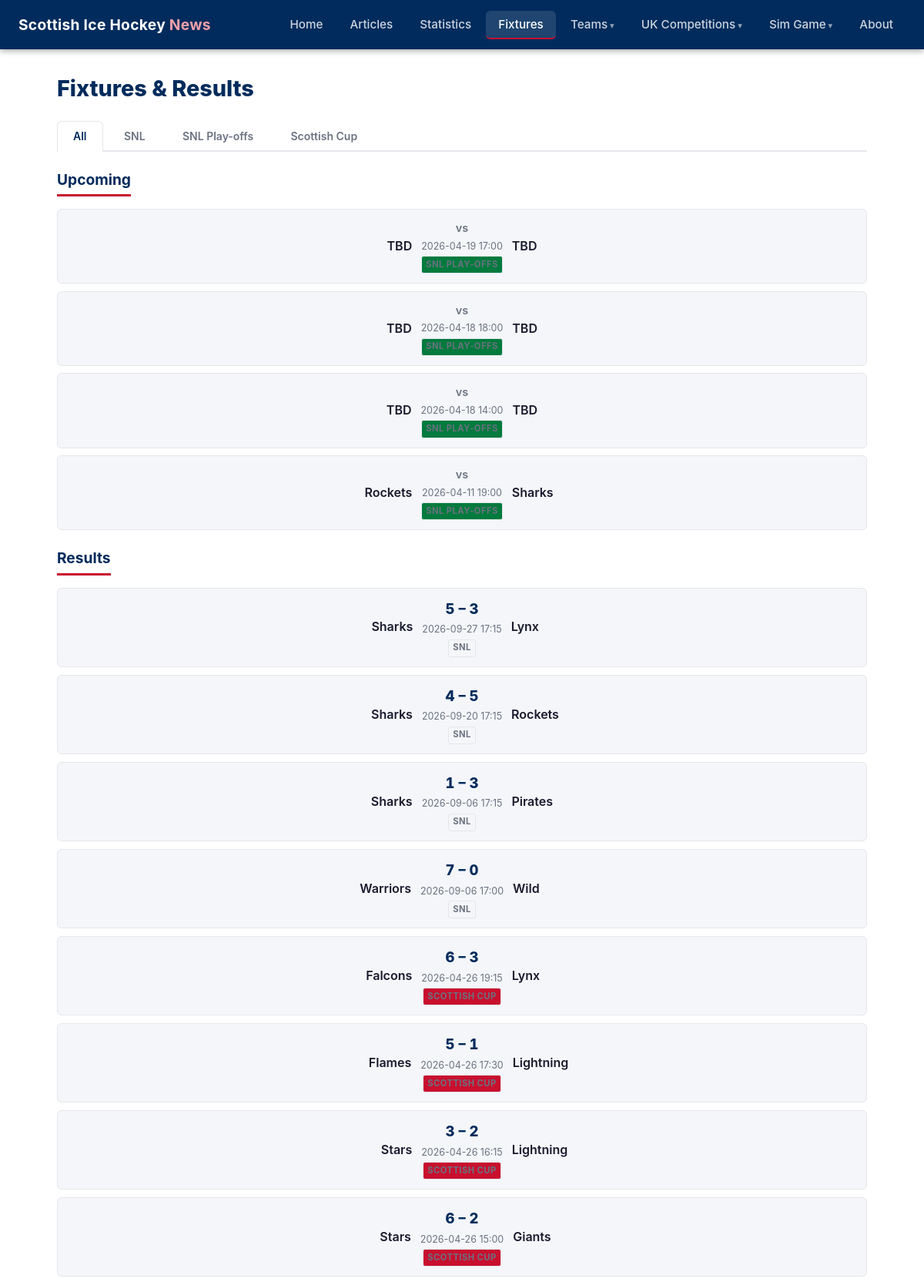
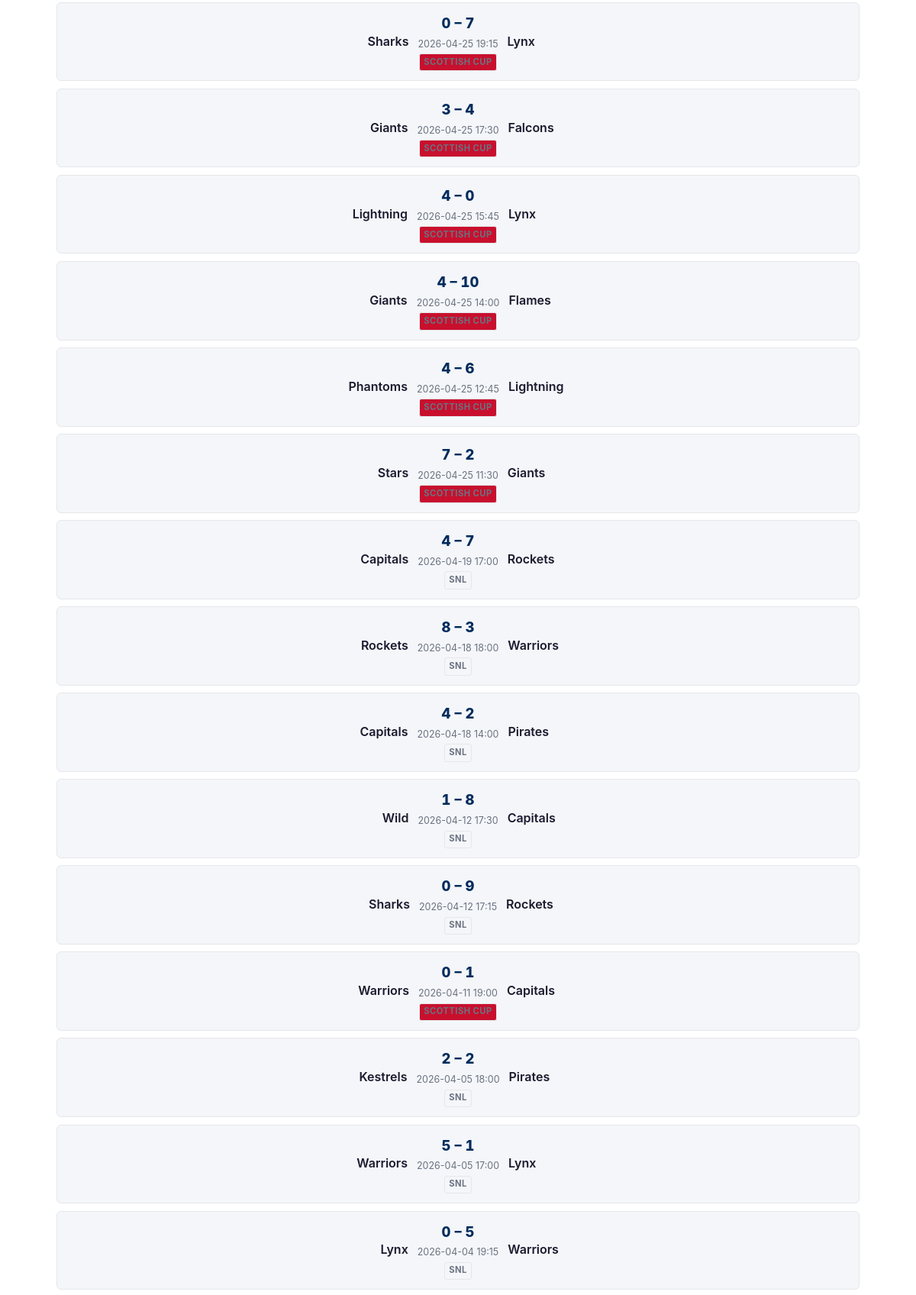
The page /fixtures/ (upper part) on the database its author committed (2 pictures, top to bottom).
### tables this page shows
CREATE TABLE competitions (
            id   INTEGER PRIMARY KEY,
            name TEXT    NOT NULL UNIQUE
        );

CREATE TABLE fixtures (
            event_id       INTEGER PRIMARY KEY,
            competition_id INTEGER NOT NULL REFERENCES competitions(id),
            date           TEXT,
            home_team_id   INTEGER REFERENCES teams(id),
            away_team_id   INTEGER REFERENCES teams(id),
            home_score     INTEGER,
            away_score     INTEGER,
            status         TEXT    NOT NULL DEFAULT 'scheduled',
            scraped_at     TEXT    NOT NULL
        , event_url TEXT, season TEXT NOT NULL DEFAULT '2025-26');

CREATE TABLE teams (
            id   INTEGER PRIMARY KEY,
            slug TEXT    NOT NULL UNIQUE,
            name TEXT    NOT NULL
        );

### web/app.py (the view)
@app.route("/fixtures/")
def fixtures():
    season = request.args.get("season", CURRENT_SEASON)
    if season not in SEASONS:
        season = CURRENT_SEASON
    comp = request.args.get("comp", "all")
    all_fixtures = db_queries.get_all_fixtures(comp, season=season)
    upcoming = [f for f in all_fixtures if f["status"] == "scheduled"]
    results = [f for f in all_fixtures if f["status"] == "final"]
    bracket = None
    bracket_title = None
    if comp == "Scottish Cup" and season == CURRENT_SEASON:
        all_ids = [eid for rd in CUP_BRACKET for leg in rd["matchups"] for eid in leg]
        bracket = _build_cup_bracket(db_queries.get_fixtures_by_ids(all_ids))
        bracket_title = "2025–26 Scottish Cup"
    elif comp == "SNL Play-offs" and season == CURRENT_SEASON:
        all_ids = [eid for rd in PLAYOFFS_BRACKET for leg in rd["matchups"] for eid in leg]
        bracket = _build_cup_bracket(db_queries.get_fixtures_by_ids(all_ids), PLAYOFFS_BRACKET)
        bracket_title = "2025–26 SNL Play-offs"
    return render_template(
        "fixtures.html",
        comp=comp,
        competitions=["all"] + COMPETITIONS,
        season=season,
        seasons=SEASONS,
        upcoming=upcoming,
        results=results,
        bracket=bracket,
        bracket_title=bracket_title,
    )

### web/app.py (called while the page is built)
@app.template_filter("short_name")
def short_name_filter(db_name):
    return TEAM_DISPLAY.get(db_name, {}).get("short", db_name)

### web/db_queries.py (called while the page is built)
def get_connection():
    conn = sqlite3.connect(DB_PATH)
    conn.row_factory = sqlite3.Row
    conn.execute("PRAGMA journal_mode=WAL")
    conn.execute("PRAGMA foreign_keys=ON")
    return conn

def get_all_fixtures(comp_name="all", season=CURRENT_SEASON):
    conn = get_connection()
    try:
        rows = conn.execute(
            """
            SELECT f.event_id, f.date, f.home_score, f.away_score, f.status,
                   ht.name AS home_team, at.name AS away_team,
                   c.name AS competition
            FROM fixtures f
            JOIN teams ht ON ht.id = f.home_team_id
            JOIN teams at ON at.id = f.away_team_id
            JOIN competitions c ON c.id = f.competition_id
            WHERE f.season = ?
              AND (? = 'all' OR c.name = ?)
            ORDER BY f.status ASC,
                     COALESCE(f.date, 'z') DESC,
                     f.event_id DESC
            """,
            (season, comp_name, comp_name),
        ).fetchall()
        return [dict(r) for r in rows]
    finally:
        conn.close()

### web/templates/fixtures.html (shortened to what this page needs)
{% extends "base.html" %}
{% block content %}
<h1 class="page-title">Fixtures &amp; Results</h1>
<div class="comp-tabs">
  {% for c in competitions %}
    <a href="{{ url_for('fixtures', comp=c) }}"
       class="comp-tab {{ 'active' if c == comp else '' }}">
      {{ 'All' if c == 'all' else c }}
    </a>
  {% endfor %}
</div>
{% if not bracket %}
  {% if upcoming %}
    <h2 class="section-title">Upcoming</h2>
    <div class="result-list">
      {% for f in upcoming %}
        <a href="{{ url_for('fixture_preview', event_id=f.event_id) }}" class="result-card-link">
          <div class="result-card">
            <div class="team-home">{{ f.home_team | short_name }}</div>
            <div class="result-card-centre">
              <div class="score upcoming-score">vs</div>
              {% if f.date %}<div class="meta">{{ f.date }}</div>{% endif %}
              {% if comp == 'all' %}
                <div class="meta">
                  <span class="badge {% if f.competition == 'Scottish Cup' %}cup{% elif f.competition == 'SNL Play-offs' %}playoffs{% endif %}">
                    {{ f.competition }}
                  </span>
                </div>
              {% endif %}
            </div>
            <div class="team-away">{{ f.away_team | short_name }}</div>
          </div>
        </a>
      {% endfor %}
    </div>
  {% endif %}
  {% if results %}
    <h2 class="section-title mt-2">Results</h2>
    <div class="result-list">
      {% for f in results %}
        <a href="{{ url_for('event_detail', event_id=f.event_id) }}" class="result-card-link">
          <div class="result-card">
            <div class="team-home">{{ f.home_team | short_name }}</div>
            <div class="result-card-centre">
              <div class="score">{{ f.home_score }} – {{ f.away_score }}</div>
              {% if f.date %}<div class="meta">{{ f.date }}</div>{% endif %}
              {% if comp == 'all' %}
                <div class="meta">
                  <span class="badge {% if f.competition == 'Scottish Cup' %}cup{% elif f.competition == 'SNL Play-offs' %}playoffs{% endif %}">
                    {{ f.competition }}
                  </span>
                </div>
              {% endif %}
            </div>
            <div class="team-away">{{ f.away_team | short_name }}</div>
          </div>
        </a>
      {% endfor %}
    </div>
  {% endif %}
{% endif %}
{% endblock %}

### web/static/css/style.css (style rules this page uses)
:root { --primary: #002B5C; --accent: #C8102E; --bg: #ffffff; --bg-subtle: #f4f6f9; --text: #1a1a2e; --text-muted: #6b7280; --border: #e5e7eb; --nav-height: 64px; --radius: 6px; }
*, *::before, *::after { box-sizing: border-box; margin: 0; padding: 0; }
body { font-family: -apple-system, BlinkMacSystemFont, 'Segoe UI', Roboto, sans-serif; color: var(--text); background: var(--bg); line-height: 1.6; min-height: 100vh; display: flex; flex-direction: column; }
a { color: var(--primary); }
h1, h2, h3 { line-height: 1.3; }
.page-title { font-size: 1.8rem; font-weight: 800; color: var(--primary); margin-bottom: 1.5rem; }
.section-title { font-size: 1.2rem; font-weight: 700; color: var(--primary); margin-bottom: 1rem; padding-bottom: 0.4rem; border-bottom: 3px solid var(--accent); display: inline-block; }
.mt-2 { margin-top: 2rem; }
.result-list { display: flex; flex-direction: column; gap: 0.6rem; }
.result-card-link { text-decoration: none; color: inherit; }
.result-card { background: var(--bg-subtle); border: 1px solid var(--border); border-radius: var(--radius); padding: 0.75rem 1rem; display: grid; grid-template-columns: 1fr auto 1fr; align-items: center; gap: 0.75rem; transition: border-color 0.15s, box-shadow 0.15s; }
.team-home { font-weight: 600; text-align: right; }
.team-away { font-weight: 600; text-align: left; }
.score { font-size: 1.15rem; font-weight: 800; color: var(--primary); text-align: center; min-width: 64px; font-variant-numeric: tabular-nums; }
.upcoming-score { font-size: 0.9rem; font-weight: 600; color: var(--text-muted); }
.result-card-centre { text-align: center; }
.meta { font-size: 0.78rem; color: var(--text-muted); margin-top: 0.15rem; }
.badge { display: inline-block; font-size: 0.72rem; font-weight: 700; padding: 0.15rem 0.45rem; border-radius: 3px; background: var(--primary); color: #fff; letter-spacing: 0.3px; text-transform: uppercase; }
.badge.cup { background: var(--accent); }
.badge.playoffs { background: #007a3d; }
.comp-tabs { display: flex; gap: 0.4rem; border-bottom: 2px solid var(--border); margin-bottom: 1.5rem; }
.comp-tab { padding: 0.5rem 1.25rem; border-radius: var(--radius) var(--radius) 0 0; text-decoration: none; font-weight: 600; font-size: 0.875rem; color: var(--text-muted); border: 1px solid transparent; border-bottom: none; margin-bottom: -2px; transition: color 0.15s; }
.comp-tab.active { background: var(--bg); color: var(--primary); border-color: var(--border); border-bottom-color: var(--bg); }
.mt-2 { margin-top: 1.5rem; }
.badge, .sim-event-badge { display: inline-block; font-size: 0.7rem; font-weight: 700; padding: 0.15em 0.45em; border-radius: 3px; text-transform: uppercase; letter-spacing: 0.04em; white-space: nowrap; }
.badge { background: var(--bg-subtle); color: var(--text-muted); border: 1px solid var(--border); }

### rows shown on the page
competitions: name "SNL"
competitions: name "SNL Play-offs"
competitions: name "Scottish Cup"
fixtures: home_team|short_name "TBD", date "2026-04-19 17:00", competition "SNL PLAY-OFFS", away_team|short_name "TBD"
fixtures: home_team|short_name "TBD", date "2026-04-18 18:00", competition "SNL PLAY-OFFS", away_team|short_name "TBD"
fixtures: home_team|short_name "TBD", date "2026-04-18 14:00", competition "SNL PLAY-OFFS", away_team|short_name "TBD"
fixtures: home_team|short_name "Rockets", date "2026-04-11 19:00", competition "SNL PLAY-OFFS", away_team|short_name "Sharks"
fixtures: home_team|short_name "Sharks", home_score "5", away_score "3", date "2026-09-27 17:15", competition "SNL", away_team|short_name "Lynx"
fixtures: home_team|short_name "Sharks", home_score "4", away_score "5", date "2026-09-20 17:15", competition "SNL", away_team|short_name "Rockets"
fixtures: home_team|short_name "Sharks", home_score "1", away_score "3", date "2026-09-06 17:15", competition "SNL", away_team|short_name "Pirates"
fixtures: home_team|short_name "Warriors", home_score "7", away_score "0", date "2026-09-06 17:00", competition "SNL", away_team|short_name "Wild"
fixtures: home_team|short_name "Falcons", home_score "6", away_score "3", date "2026-04-26 19:15", competition "SCOTTISH CUP", away_team|short_name "Lynx"
fixtures: home_team|short_name "Flames", home_score "5", away_score "1", date "2026-04-26 17:30", competition "SCOTTISH CUP", away_team|short_name "Lightning"
fixtures: home_team|short_name "Stars", home_score "3", away_score "2", date "2026-04-26 16:15", competition "SCOTTISH CUP", away_team|short_name "Lightning"
fixtures: home_team|short_name "Stars", home_score "6", away_score "2", date "2026-04-26 15:00", competition "SCOTTISH CUP", away_team|short_name "Giants"
fixtures: home_team|short_name "Sharks", home_score "0", away_score "7", date "2026-04-25 19:15", competition "SCOTTISH CUP", away_team|short_name "Lynx"
fixtures: home_team|short_name "Giants", home_score "3", away_score "4", date "2026-04-25 17:30", competition "SCOTTISH CUP", away_team|short_name "Falcons"
fixtures: home_team|short_name "Lightning", home_score "4", away_score "0", date "2026-04-25 15:45", competition "SCOTTISH CUP", away_team|short_name "Lynx"
fixtures: home_team|short_name "Giants", home_score "4", away_score "10", date "2026-04-25 14:00", competition "SCOTTISH CUP", away_team|short_name "Flames"
fixtures: home_team|short_name "Phantoms", home_score "4", away_score "6", date "2026-04-25 12:45", competition "SCOTTISH CUP", away_team|short_name "Lightning"
fixtures: home_team|short_name "Stars", home_score "7", away_score "2", date "2026-04-25 11:30", competition "SCOTTISH CUP", away_team|short_name "Giants"
fixtures: home_team|short_name "Capitals", home_score "4", away_score "7", date "2026-04-19 17:00", competition "SNL", away_team|short_name "Rockets"
fixtures: home_team|short_name "Rockets", home_score "8", away_score "3", date "2026-04-18 18:00", competition "SNL", away_team|short_name "Warriors"
fixtures: home_team|short_name "Capitals", home_score "4", away_score "2", date "2026-04-18 14:00", competition "SNL", away_team|short_name "Pirates"
fixtures: home_team|short_name "Wild", home_score "1", away_score "8", date "2026-04-12 17:30", competition "SNL", away_team|short_name "Capitals"
fixtures: home_team|short_name "Sharks", home_score "0", away_score "9", date "2026-04-12 17:15", competition "SNL", away_team|short_name "Rockets"
fixtures: home_team|short_name "Warriors", home_score "0", away_score "1", date "2026-04-11 19:00", competition "SCOTTISH CUP", away_team|short_name "Capitals"
fixtures: home_team|short_name "Kestrels", home_score "2", away_score "2", date "2026-04-05 18:00", competition "SNL", away_team|short_name "Pirates"
fixtures: home_team|short_name "Warriors", home_score "5", away_score "1", date "2026-04-05 17:00", competition "SNL", away_team|short_name "Lynx"
fixtures: home_team|short_name "Lynx", home_score "0", away_score "5", date "2026-04-04 19:15", competition "SNL", away_team|short_name "Warriors"

### other values the page prints
{{ 'All' if c == 'all' else c }} "All"
